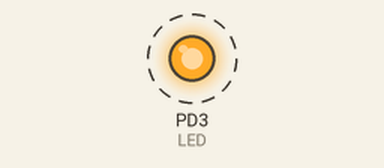
Recording of a program running on a simulated ATmega328P, built with avr-gcc and emulated at 1 MHz. Parts: output pins drawn as LEDs (lit = HIGH). Dashed ring = blinking.

Above: at 0.2 s.
Timing chart, 0 to 3.0 s (numbered marks = the images above):
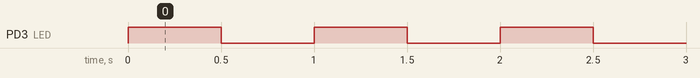

Measured:
- by itself, PD3 (LED): alternates HIGH for 0.50 s and LOW for 0.50 s

The program:

main.c
```c
/*
 * Month 1 (ATmega328P) - Build 1: Blink an LED
 *
 * Chip     : ATmega328P-PU (28-pin PDIP)
 * Compiler : avr-gcc (with avr-libc)
 * Supply   : 5 V
 * Clock    : internal oscillator, 1 MHz (the chip's factory setting: no crystal needed)
 * LED      : PD3 (pin 5) -> 680 ohm -> LED -> GND
 *
 * What it does: LED on for half a second, off for half a second, forever.
 * If you see this, the chip, the programmer and your wiring all work.
 */

#ifndef F_CPU           /* (the build tool may already have set it) */
#define F_CPU 1000000UL /* tells _delay_ms() the clock speed: 1 MHz */
#endif

#include <avr/io.h>
#include <util/delay.h>

#define LED (1 << PD3) /* a mask with only bit 3 set (port D) */

int main(void)
{
    DDRD |= LED; /* DDRD: a 1 bit makes the pin an OUTPUT */

    while (1)
    {
        PORTD |= LED; /* LED on  (PORTD sets the output level) */
        _delay_ms(500);
        PORTD &= ~LED; /* LED off */
        _delay_ms(500);
    }
}
```
